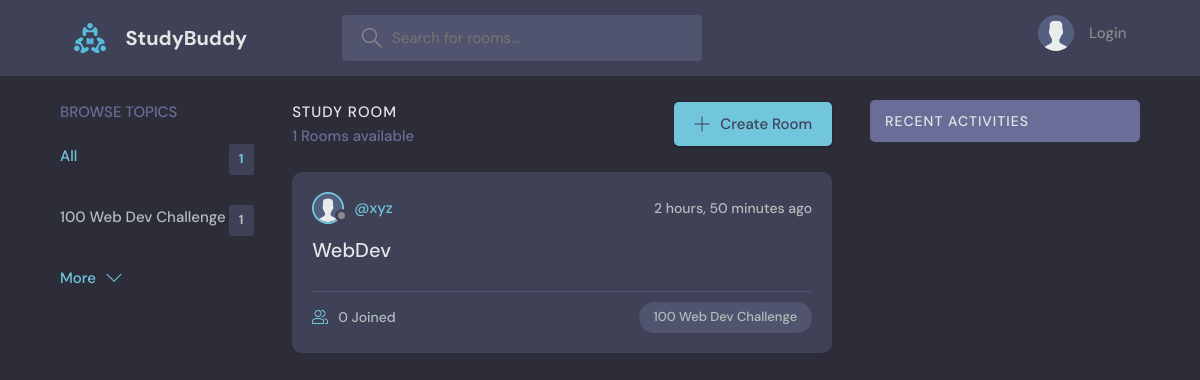
The page / on the database its author committed.
### base/models.py (models this page shows, shortened)
class Topic(models.Model):
    name = models.CharField(max_length=200)

class Room(models.Model):
    host = models.ForeignKey(User, on_delete=models.SET_NULL, null=True)
    topic = models.ForeignKey(Topic, on_delete=models.SET_NULL, null=True)
    name = models.CharField(max_length=200)
    description = models.TextField(null=True, blank=True)
    participants = models.ManyToManyField(User, related_name='participants', blank=True)
    updated = models.DateTimeField(auto_now=True)
    created = models.DateTimeField(auto_now_add=True)
    class Meta:
        ordering = ['-updated','-created']

class User(AbstractUser):
    name = models.CharField(max_length=200, null=True)
    email = models.EmailField(unique=True, null=True)
    bio = models.TextField(null=True)
    avatar = models.ImageField(null=True, default="avatar.svg")
    USERNAME_FIELD = 'email'
    REQUIRED_FIELDS = ['username']

### base/views.py (the view)
# urls.py: path('', views.home, name='home'),
def home(request):
    q = request.GET.get('q') if request.GET.get('q') != None else ''
    rooms = Room.objects.filter(
        Q(topic__name__icontains=q) |
        Q(name__icontains=q) |
        Q(description__icontains=q)
        )
    topics = Topic.objects.all()[0:5]
    room_count = rooms.count()
    room_messages = Message.objects.filter(Q(room__topic__name__icontains=q))
    context = {'rooms': rooms, 'topics': topics, 'room_count': room_count, 'room_messages': room_messages}
    return render(request, 'base/home.html', context)

### base/templates/base/home.html (shortened to what this page needs)
{% extends 'main.html' %}
{% block content %}
<main class="layout layout--3">
  <div class="container">
    {% include 'base/topics_component.html' %}
    <div class="roomList">
      <div class="roomList__header">
        <div>
          <h2>Study Room</h2>
          <p>{{room_count}} Rooms available</p>
        </div>
        <a class="btn btn--main" href="{% url 'create-room' %}">
          <svg
            version="1.1"
            xmlns="http://www.w3.org/2000/svg"
            width="32"
            height="32"
            viewBox="0 0 32 32"
          >
            <title>add</title>
            <path
              d="M16.943 0.943h-1.885v14.115h-14.115v1.885h14.115v14.115h1.885v-14.115h14.115v-1.885h-14.115v-14.115z"
            ></path>
          </svg>
          Create Room
        </a>
      </div>
      {% include 'base/feed_component.html' %}
    </div>
    {% include 'base/activity_component.html' %}
  </div>
</main>
{% endblock %}

### base/templates/base/topics_component.html
<div class="topics">
  <div class="topics__header">
    <h2>Browse Topics</h2>
  </div>
  <ul class="topics__list">
    <li>
      <a href="{% url 'home' %}" class="active">All <span>{{topics.count}}</span></a>
    </li>
    {% for topic in topics %}
    <li>
      <a href="{% url 'home' %}?q={{topic.name}}">{{topic.name}} <span>{{topic.room_set.all.count}}</span></a>
    </li>
    {% endfor %}
  </ul>
  <a class="btn btn--link" href="{% url 'topics' %}">
    More
    <svg
      version="1.1"
      xmlns="http://www.w3.org/2000/svg"
      width="32"
      height="32"
      viewBox="0 0 32 32"
    >
      <title>chevron-down</title>
      <path d="M16 21l-13-13h-3l16 16 16-16h-3l-13 13z"></path>
    </svg>
  </a>
</div>

### base/templates/base/feed_component.html (shortened to what this page needs)
{% for room in rooms %}
<div class="roomListRoom">
  <div class="roomListRoom__header">
    <a href="{% url 'user-profile' room.host.id %}" class="roomListRoom__author">
      <div class="avatar avatar--small">
        <img src="{{room.host.avatar.url}}" />
      </div>
      <span>@{{room.host.username}}</span>
    </a>
    <div class="roomListRoom__actions">
      <span>{{room.created|timesince}} ago</span>
    </div>
  </div>
  <div class="roomListRoom__content">
    <a href="{% url 'room' room.id %}">{{room.name}}</a>
  </div>
  <div class="roomListRoom__meta">
    <a href="{% url 'room' room.id %}" class="roomListRoom__joined">
      {{room.participants.all.count}} Joined
    </a>
    <p class="roomListRoom__topic">{{room.topic.name}}</p>
  </div>
</div>
{% endfor %}

### static/styles/style.css (style rules this page uses)
:root { --color-main: #71c6dd; --color-main-light: #e1f6fb; --color-dark: #3f4156; --color-dark-medium: #51546e; --color-dark-light: #696d97; --color-light: #e5e5e5; --color-gray: #8b8b8b; --color-light-gray: #b2bdbd; --color-bg: #2d2d39; --color-success: #5dd693; --color-error: #fc4b0b; }
* { font-family: "DM Sans", -apple-system, BlinkMacSystemFont, "Segoe UI", Roboto, Oxygen, Ubuntu, Cantarell, "Open Sans", "Helvetica Neue", sans-serif; margin: 0; padding: 0; box-sizing: border-box; text-rendering: optimizeLegibility; font-size: inherit; }
html { font-size: 56.25%; }
@media only screen and (min-width: 1200px) { html { font-size: 62.5%; } }
body { line-height: 1.6; font-weight: 400; font-size: 1.5rem; color: var(--color-light-gray); background-color: var(--color-bg); min-height: 100vh; }
img { width: 100%; }
a { display: inline-block; color: var(--color-main); text-decoration: none; }
.container { max-width: 120rem; width: 90%; margin: auto; }
.btn { background-color: transparent; border: none; display: inline-flex; align-items: center; gap: 1rem; cursor: pointer; transition: all ease-in-out 0.3s; padding: 1rem 2rem; border-radius: 5px; box-shadow: 1px 1px 3px 1px rgba(0, 0, 0, 0.15); font-weight: 500; }
.btn--link { border-radius: 0; padding: 0; color: var(--color-main); box-shadow: none; }
.btn--main { background-color: var(--color-main); color: var(--color-dark); }
.btn > svg { fill: currentColor; width: 1.6rem; height: 1.6rem; }
.avatar { position: relative; display: inline-block; border-radius: 50%; border: 2px solid var(--color-main); }
.avatar img { display: block; border-radius: 50%; object-fit: cover; object-position: center; }
.avatar::after { content: ""; display: block; position: absolute; background-color: var(--color-gray); z-index: 111; border-radius: 50%; border: 0.3rem solid var(--color-dark); }
.avatar.avatar--small img { width: 2.8rem; height: 2.8rem; }
.avatar.avatar--small:after { width: 0.7rem; height: 0.7rem; bottom: 0px; right: -6px; }
.layout { margin-top: 2.4rem; }
.layout > .container { display: flex; justify-content: space-between; align-items: flex-start; }
.layout--3 > .container > div:first-child { flex-basis: 18%; max-width: 22.5rem; }
.layout--3 > .container > div:nth-child(2) { flex-basis: 50%; }
.topics__header { margin-bottom: 2rem; }
.topics__header h2 { text-transform: uppercase; font-weight: 500; color: var(--color-dark-light); }
.topics__list { list-style: none; }
.topics__list li a { display: flex; justify-content: space-between; margin-bottom: 3rem; font-weight: 500; color: var(--color-light-gray); transition: all 0.3s ease-in-out; }
.topics__list li a.active, .topics__list li a:hover { color: var(--color-main); }
.topics__list li a span { padding: 0.5rem 1rem; background-color: var(--color-dark); border-radius: 3px; font-size: 1.3rem; font-weight: 700; letter-spacing: 1px; }
.roomList__header { display: flex; justify-content: space-between; align-items: center; margin-bottom: 2.4rem; }
.roomList__header h2 { text-transform: uppercase; font-weight: 500; color: var(--color-light); letter-spacing: 1px; }
.roomList__header p { font-weight: 500; color: var(--color-dark-light); }
.roomListRoom { margin-bottom: 2.4rem; background-color: var(--color-dark); border-radius: 1rem; padding: 2rem; }
.roomListRoom__header { display: flex; justify-content: space-between; align-items: center; }
.roomListRoom__author { font-weight: 500; display: flex; align-items: center; gap: 1rem; }
.roomListRoom__actions { display: flex; align-items: flex-start; gap: 1rem; position: relative; }
.roomListRoom__actions span { font-size: 1.4rem; font-weight: 500; }
.roomListRoom__content { margin: 1rem 0; }
.roomListRoom__content a { font-size: 2rem; font-weight: 500; margin-bottom: 1.5rem; color: var(--color-light); transition: all 0.3s ease-in-out; }
.roomListRoom__meta { border-top: 1px solid var(--color-dark-medium); padding-top: 1rem; display: flex; align-items: center; justify-content: space-between; }
.roomListRoom__joined { color: var(--color-light-gray); display: flex; align-items: center; gap: 1rem; font-size: 1.4rem; font-weight: 500; }
.roomListRoom__joined svg { fill: var(--color-main); width: 1.6rem; height: 1.6rem; }
.roomListRoom__topic { padding: 5px 1.5rem; background-color: var(--color-dark-medium); border-radius: 5rem; font-weight: 500; font-size: 1.3rem; }

### rows shown on the page
Topic: name "100 Web Dev Challenge", room_set.all.count "1"
Room: host.avatar (placeholder picture), host.username "xyz", created "2 hours, 50 minutes", name "WebDev", participants.all.count "0", topic.name "100 Web Dev Challenge"

### other values the page prints
{{ topics.count }} "1"
{{ room_count }} "1"
